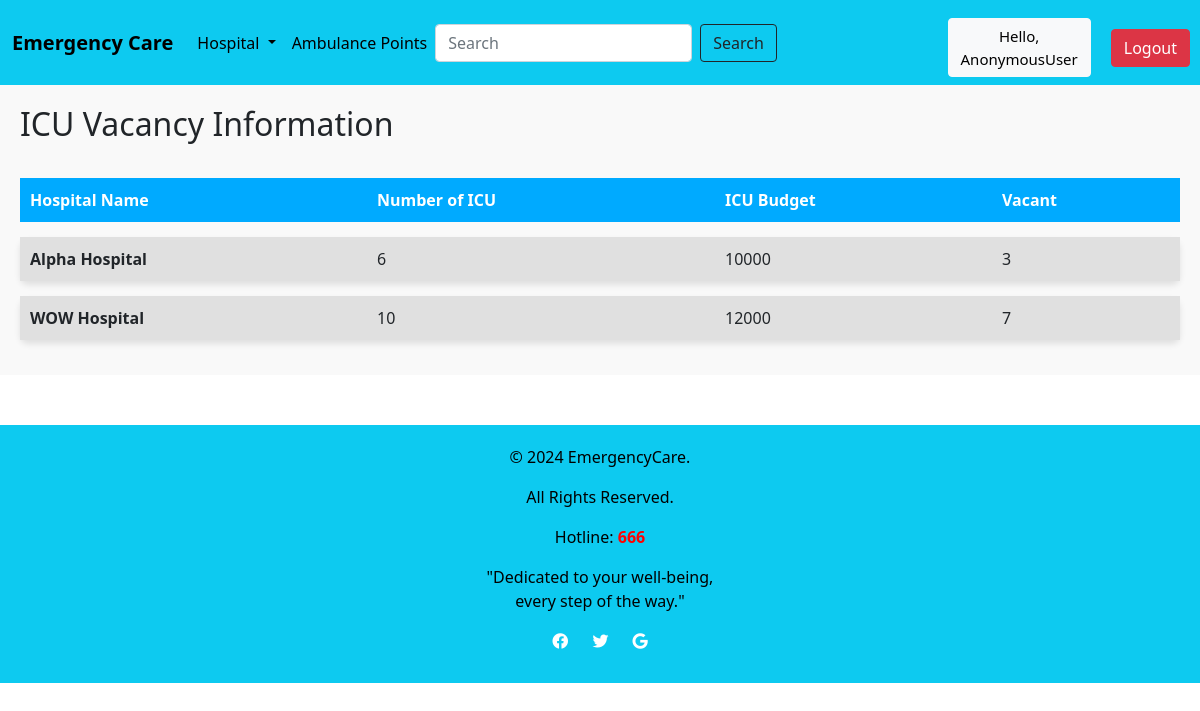
The app's page /ICUVacancy/, older data.
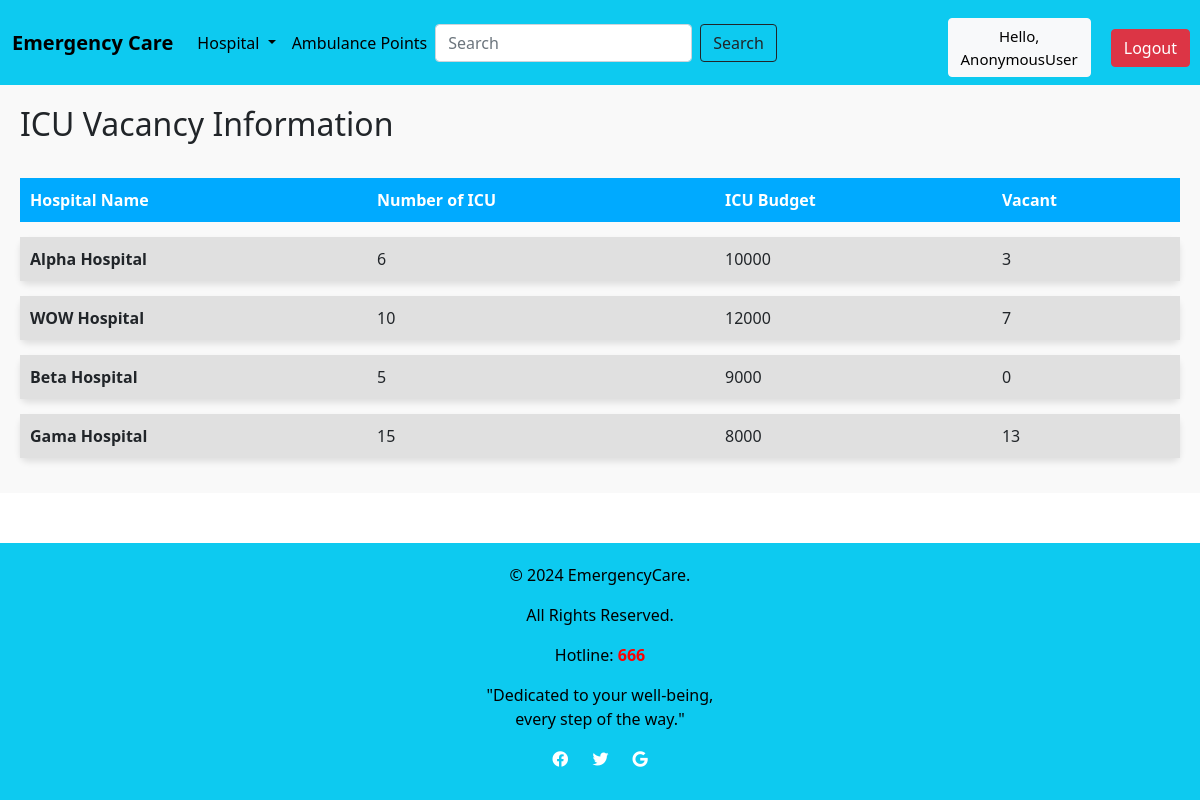
The same page, newer data.
### emergencycare/models.py (models this page shows, shortened)
class ICUVacancy(models.Model):
    H_Name = models.ForeignKey(Hospital, on_delete=models.CASCADE)
    Number_of_ICU = models.IntegerField(blank=True, null=True)
    ICU_Budget = models.IntegerField(blank=True, null=True)
    Vacant = models.CharField(max_length=200,blank=True, null=True)

class Hospital(models.Model):
    H_ID = models.CharField(max_length=200)
    H_name = models.CharField(max_length=200)
    Area_name = models.ForeignKey(Location, on_delete=models.CASCADE)
    image = models.ImageField(upload_to='images/',blank=True, null=True, default='images/default.jpg')
    def __str__(self):
        return self.H_name

### emergencycare/views.py (the view)
# urls.py: path('ICUVacancy/',e_views.icuvac,name='ICUVacancy'),
def icuvac(request):
    icuvac = ICUVacancy.objects.all()
    context = {
        'icuvac': icuvac,
    }
    return render(request, template_name='ICUVacancy.html',context=context)

### templates/ICUVacancy.html (shortened to what this page needs)
{% extends 'Home.html' %}
{% block content %}
{% load static %}
<div style="padding: 20px; background-color: #f9f9f9;">
    <h2 style="margin-bottom: 20px;">ICU Vacancy Information</h2>
    {% if icuvac %}
    <table style="width: 100%; border-collapse: separate; border-spacing: 0 15px;">
        <thead>
            <tr style="background-color: #00aaff; color: white; text-align: left; padding: 10px;">
                <th style="padding: 10px;">Hospital Name</th>
                <th style="padding: 10px;">Number of ICU</th>
                <th style="padding: 10px;">ICU Budget</th>
                <th style="padding: 10px;">Vacant</th>
            </tr>
        </thead>
        <tbody>
            {% for i in icuvac %}
            <tr style="background-color: #e0e0e0; box-shadow: 0px 4px 6px rgba(0, 0, 0, 0.1); border-radius: 8px; overflow: hidden;">
                <td style="padding: 10px; font-weight: bold;">{{ i.H_Name }}</td>
                <td style="padding: 10px;">{{ i.Number_of_ICU }}</td>
                <td style="padding: 10px;">{{ i.ICU_Budget }}</td>
                <td style="padding: 10px;">{{ i.Vacant }}</td>
            </tr>
            {% endfor %}
        </tbody>
    </table>
    {% else %}
    <p>No ICU information found.</p>
    {% endif %}
</div>
{% endblock %}

Row changes from the older to the newer data that the page shows:
added ICUVacancy: H_Name "Beta Hospital", Number_of_ICU "5", ICU_Budget "9000", Vacant "0"
added ICUVacancy: H_Name "Gama Hospital", Number_of_ICU "15", ICU_Budget "8000", Vacant "13"
